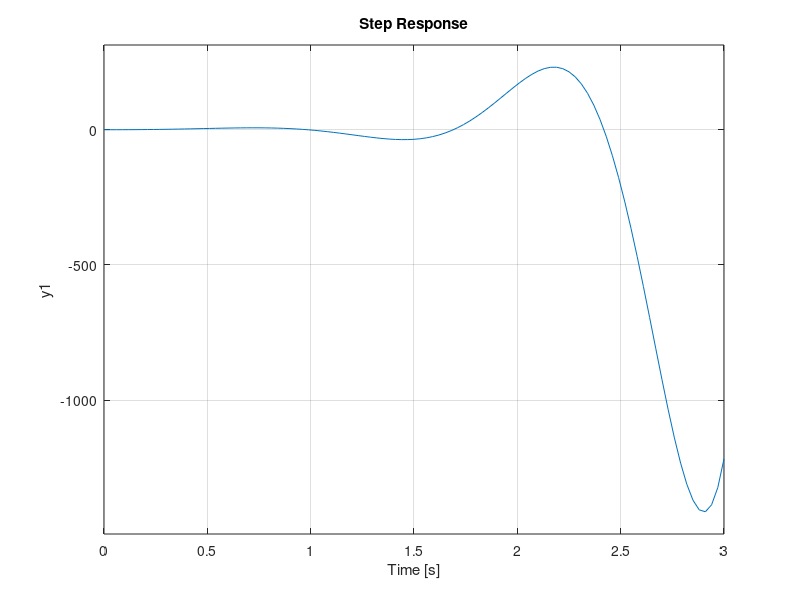

The MATLAB source for this figure:
clc; clear all; close all;
s = tf('s'); % variabila s

% first order
k = 100;
T = 2;
H1 = k / (T * s + 1);

% second order
w = 5;
z = -0.5;
H2 = w^2 / (s^2 + 2*w*s*z + w^2);

% poli si zerouri
% figure;
% pzmap (H1);
% figure;
% pzmap (H2);

pole(H1)
pole(H2)

%zpk([], [-0.5], 50)
zpk([], [ -0.4000 + 1.9596i, -0.4000 - 1.9596i], 2)

isstable(H1)
isstable(H2)

% impuls
% figure;
% impulse(H1);
% figure;
% impulse(H2);

% treapta
figure; 
step(H2);



